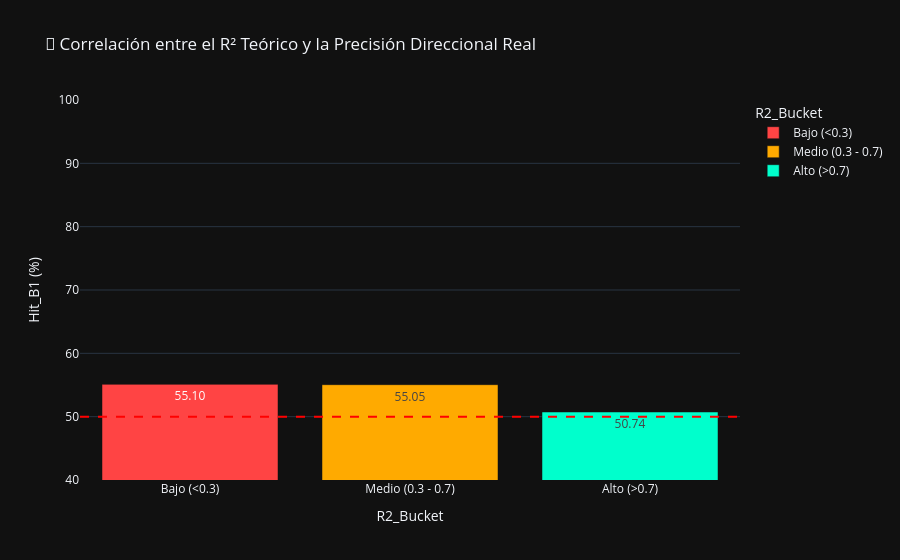

Here is the notebook cell this chart was saved with:
### Markdown cell above
### 🧠 Módulo 6: Filtro de Confianza (R² vs Realidad)
Si el Auto-Tuner dice que descubrió una física matemática casi perfecta (R² muy alto), ¿Esto se traduce en mayor dinero/acierto en el mundo real?

### Code cell
if not df_clean.empty:
    # Función para categorizar el R2 de SINDy en rangos legibles
    def categorize_r2(r2):
        if pd.isna(r2) or r2 < 0.3: return 'Bajo (<0.3)'
        elif r2 < 0.7: return 'Medio (0.3 - 0.7)'
        else: return 'Alto (>0.7)'
        
    df_clean['R2_Bucket'] = df_clean['SINDy R2'].apply(categorize_r2)
    
    # Agrupar y promediar
    r2_analysis = df_clean.groupby('R2_Bucket')['Hit_B1'].mean().reset_index()
    r2_analysis['Hit_B1 (%)'] = r2_analysis['Hit_B1'] * 100
    
    # Ordenar los rangos lógicamente de menor a mayor confianza
    order = ['Bajo (<0.3)', 'Medio (0.3 - 0.7)', 'Alto (>0.7)']
    r2_analysis['R2_Bucket'] = pd.Categorical(r2_analysis['R2_Bucket'], categories=order, ordered=True)
    r2_analysis = r2_analysis.sort_values('R2_Bucket')
    
    fig = px.bar(r2_analysis, x='R2_Bucket', y='Hit_B1 (%)', color='R2_Bucket',
                 title="🔮 Correlación entre el R² Teórico y la Precisión Direccional Real",
                 text_auto='.2f', color_discrete_sequence=['#ff4444', '#ffaa00', '#00ffcc'])
                 
    fig.add_hline(y=50, line_dash="dash", line_color="red")
    fig.update_layout(yaxis_range=[40, 100], template='plotly_dark')
    fig.show()

### Figure 1 — Plotly figure (JSON) as saved in the notebook; plotly's stock layout.template omitted (floating-point values rounded to 4 significant figures)
{"data": [{"hovertemplate": "R2_Bucket=%{x}<br>Hit_B1 (%)=%{y}<extra></extra>", "legendgroup": "Bajo (<0.3)", "marker": {"color": "#ff4444", "pattern": {"shape": ""}}, "name": "Bajo (<0.3)", "orientation": "v", "showlegend": true, "textposition": "auto", "texttemplate": "%{y:.2f}", "type": "bar", "x": ["Bajo (<0.3)"], "xaxis": "x", "y": [55.1], "yaxis": "y"}, {"hovertemplate": "R2_Bucket=%{x}<br>Hit_B1 (%)=%{y}<extra></extra>", "legendgroup": "Medio (0.3 - 0.7)", "marker": {"color": "#ffaa00", "pattern": {"shape": ""}}, "name": "Medio (0.3 - 0.7)", "orientation": "v", "showlegend": true, "textposition": "auto", "texttemplate": "%{y:.2f}", "type": "bar", "x": ["Medio (0.3 - 0.7)"], "xaxis": "x", "y": [55.05], "yaxis": "y"}, {"hovertemplate": "R2_Bucket=%{x}<br>Hit_B1 (%)=%{y}<extra></extra>", "legendgroup": "Alto (>0.7)", "marker": {"color": "#00ffcc", "pattern": {"shape": ""}}, "name": "Alto (>0.7)", "orientation": "v", "showlegend": true, "textposition": "auto", "texttemplate": "%{y:.2f}", "type": "bar", "x": ["Alto (>0.7)"], "xaxis": "x", "y": [50.74], "yaxis": "y"}], "layout": {"barmode": "relative", "legend": {"title": {"text": "R2_Bucket"}, "tracegroupgap": 0}, "shapes": [{"line": {"color": "red", "dash": "dash"}, "type": "line", "x0": 0, "x1": 1, "xref": "x domain", "y0": 50, "y1": 50, "yref": "y"}], "title": {"text": "🔮 Correlación entre el R² Teórico y la Precisión Direccional Real"}, "xaxis": {"anchor": "y", "categoryarray": ["Bajo (<0.3)", "Medio (0.3 - 0.7)", "Alto (>0.7)"], "categoryorder": "array", "domain": [0, 1], "title": {"text": "R2_Bucket"}}, "yaxis": {"anchor": "x", "domain": [0, 1], "range": [40, 100], "title": {"text": "Hit_B1 (%)"}}}}
